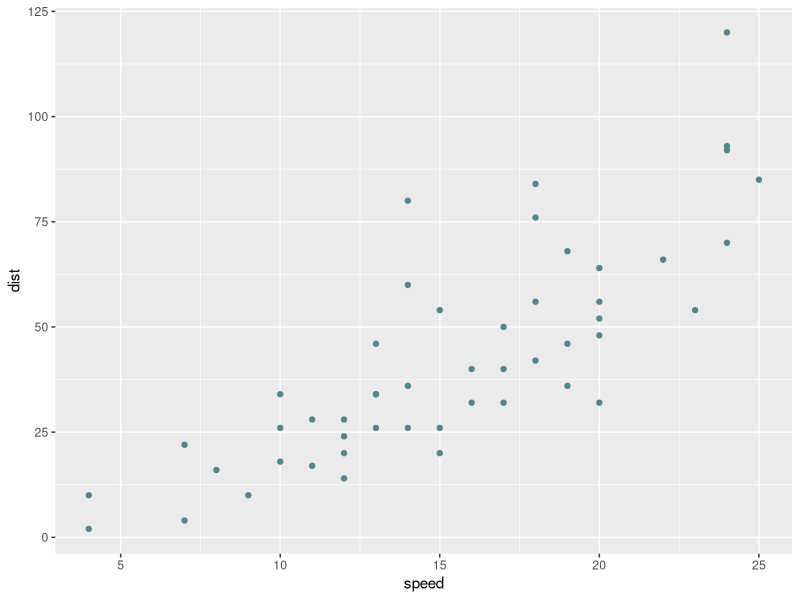
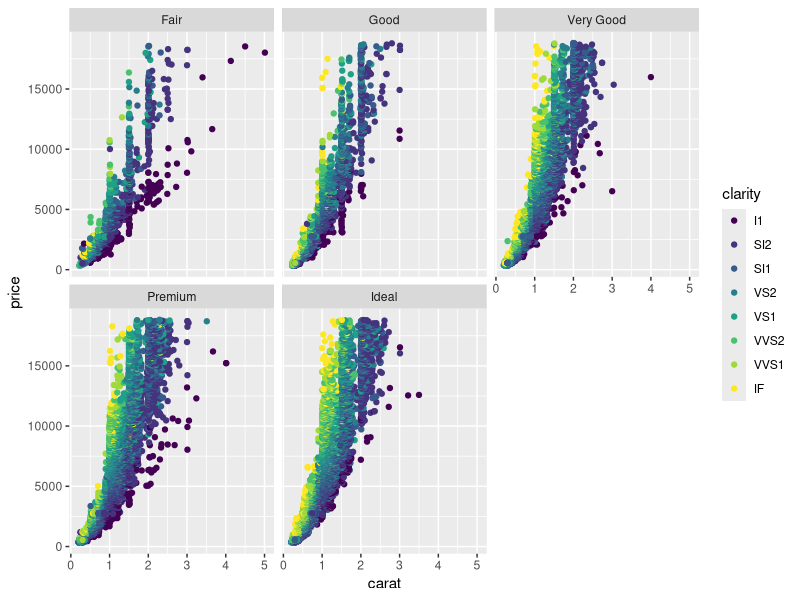

Recreate these plots in R, in order.
## ---- chunk 1
knitr::opts_chunk$set(echo = TRUE)
## ---- chunk 2
suppressMessages(library(tidyverse))
## ---- chunk 3
cars %>% 
  ggplot(aes(x=speed, y=dist)) +
  geom_point(col = "CadetBlue4")
## ---- chunk 4
diamonds %>% 
  ggplot(aes(x = carat, y = price, col = clarity)) +
  geom_point() +
  facet_wrap(~cut)
